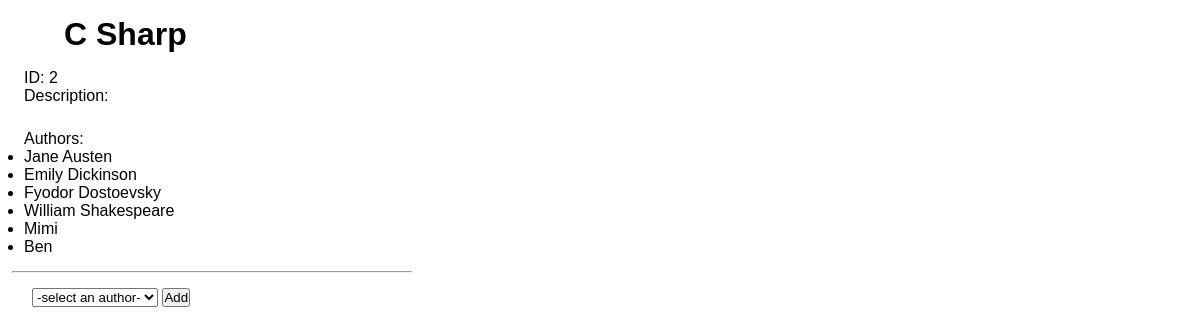
The page /book/2 on the database its author committed.
### booksAuthors/models.py (models this page shows)
class Book(models.Model):
    title=models.CharField(max_length=225)
    desc=models.TextField()
    created_at=models.DateTimeField(auto_now_add=True)
    updated_at=models.DateTimeField(auto_now=True)

class Author(models.Model):
    name=models.CharField(max_length=255)
    books=models.ManyToManyField(Book, related_name ="authors")
    notes=models.TextField()
    created_at=models.DateTimeField(auto_now_add=True)
    updated_at=models.DateTimeField(auto_now=True)

### booksAuthors/views.py (the view)
# urls.py: path('book/<int:book_id>', views.book_details),
def book_details(request, book_id):
    context = {
        'books': Book.objects.get(id=book_id),
        'authors': Book.objects.get(id=book_id).authors.all(),
        'other_authors': Author.objects.exclude(books=(Book.objects.get(id=book_id)))
    }
    return render(request, 'book_details.html', context)

### booksAuthors/templates/book_details.html (shortened to what this page needs)
<!DOCTYPE html>
<html lang="en">
<head>
    {% load static %}
    <link rel="stylesheet" href="{% static 'css/details.css' %}">
</head>
<body>
    <h1>{{books.title}}</h1>
    <div class="details">
        <p>ID: {{books.id}}</p>
        <p>Description:</p>
        <p id="desc">{{books.desc}}</p>
        <p>Authors:</p>
            <ul>
                {% for author in authors %}
                <li>{{author.name}}</li>
                {%endfor%}
            </ul>
            <hr>
            <form action="assign_author/{{books.id}}" method="POST">
                <select name="author_selection">
                    <option value="">-select an author-</option>
                </select>
                <input type="submit" value="Add">
        </form>
    </div>
</body>
</html>

### booksAuthors/static/css/details.css (style rules this page uses)
* { margin: 0; padding: 0; font-family: sans-serif; }
h1 { padding: .5em 2em; }
.details { width: 400px; padding-left:12px; }
#desc { padding-top: 5px; padding-bottom: 20px; text-indent: 3em; }
p, ul { padding-left: 12px; }
hr { margin: 15px 0; }
form { padding-left: 20px; }

### rows shown on the page
Book: title "C Sharp", id "2"
Author: name "Jane Austen"
Author: name "Emily Dickinson"
Author: name "Fyodor Dostoevsky"
Author: name "William Shakespeare"
Author: name "Mimi"
Author: name "Ben"
